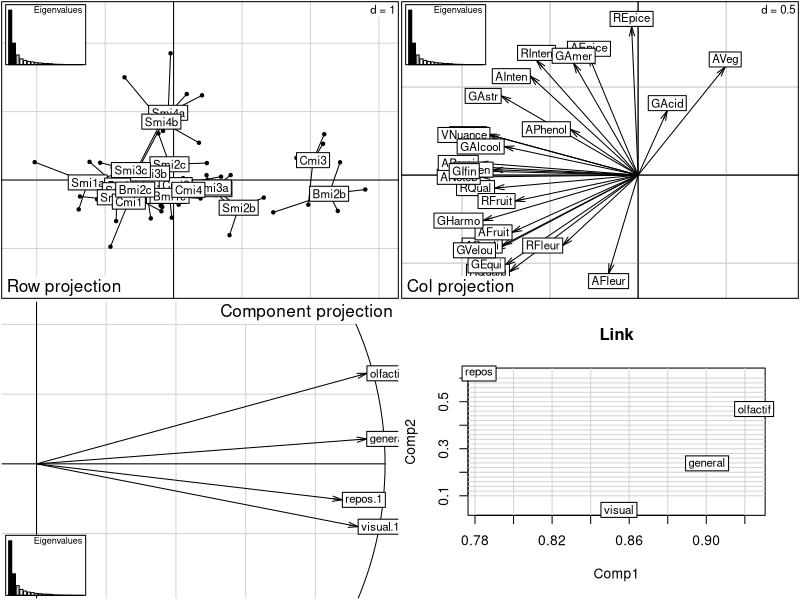

Reproduce this figure in R.
library(ade4)


### Name: escopage
### Title: K-tables of wine-tasting
### Aliases: escopage
### Keywords: datasets

### ** Examples

data(escopage)
w <- data.frame(scale(escopage$tab))
w <- ktab.data.frame(w, escopage$blo)
names(w)[1:4] <- escopage$tab.names
plot(mfa(w, scan = FALSE))
